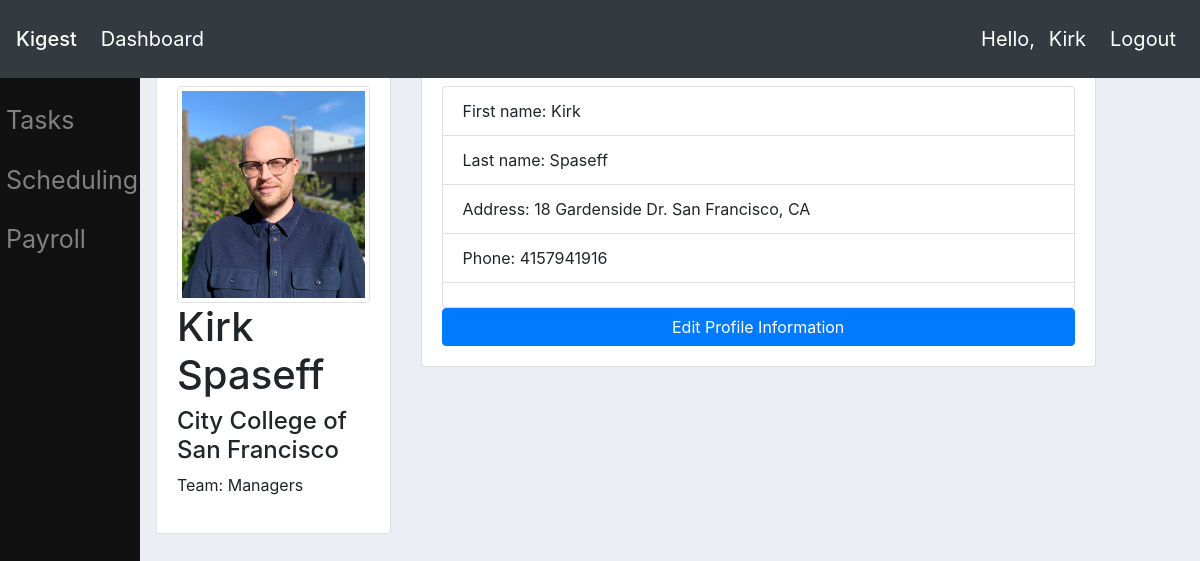
Screenshot of /profile/kirk/ (signed in) with the database file from the repository.
### userprofile/models.py (models this page shows, shortened)
class Employee(models.Model):
    user = models.OneToOneField(User, on_delete=models.CASCADE)
    first_name = models.CharField(max_length=15, default='')
    last_name = models.CharField(max_length=20, default='')
    date_of_birth = models.DateField(null=True, blank=True)
    is_active = models.BooleanField(default=False)
    profile_picture = models.ImageField(default="default.png")
    street = models.CharField(max_length=200, null=True, blank=True, verbose_name='Street Address')
    city = models.CharField(max_length=75, null=True, blank=True, verbose_name='City')
    state = models.CharField(max_length=2, null=True, blank=True, verbose_name='State')
    phone = models.CharField(max_length=20, null=True, blank=True, verbose_name='Telephone Number')
    postal_code = models.CharField(max_length=5, null=True, blank=True, verbose_name='Postal Code')

### userprofile/views.py (the view, shortened to what this page needs)
# urls.py: path('<str:username>/', views.user_profile, name='profile'),
@login_required(login_url='/profile/login/')
def user_profile(request, username):
    employee = Employee.objects.get(user=request.user)
    form = EmployeeProfileForm(instance=employee)
    group = Group.objects.get(user=request.user)
    context = {'form': form,
    'error': '',
    'name': employee.first_name + " " + employee.last_name,
    'employee': employee,
    'group': group}
    if request.method=='GET':
        return render(request, 'userprofile/profile.html', context)

### userprofile/templates/userprofile/profile.html (shortened to what this page needs)
{% extends "website/main.html" %}
{% block content %}
<div class="row px-3 ">
	<div class="col-md-3">
		<div class="card card-body">
              <img src="{{ employee.profile_picture.url }}" alt="Profile Picture" class="img-thumbnail">
                <h1>{{name|capfirst}}</h1>
                <h4>City College of San Francisco</h4>
                <p class="title fst-italic">Team: {{group|capfirst}}</hp>
        </div>
    </div>
<div class="col-md-8">
	<div class="card card-body">
        <ul class="list-group">
            <li class="list-group-item">First name: {{employee.first_name }}</li>
            <li class="list-group-item">Last name: {{employee.last_name}}</li>
            <li class="list-group-item">Address: {{employee.street}} {{employee.city}}, {{employee.state}}</li>
            <li class="list-group-item">Phone: {{employee.phone}}</li>
            <li class="list-group-item"></li>
        </ul>
        <a class="btn btn-primary" href="{% url 'profile:editprofile' request.user.username %}" name="Edit Profile Information">Edit Profile Information</a>
    </div>
</div>
</div>
{% endblock %}

### website/templates/website/navbar.html (shortened to what this page needs)
<nav class="navbar fixed-top navbar-expand-lg navbar-dark bg-dark">
  <a class="navbar-brand mb-0 h1" href="{% url 'homepage' %}">Kigest</a>
  <div class="collapse navbar-collapse" id="navbarNav">
    <ul class="navbar-nav">
      <li class="nav-item active">
        <a class="nav-link" href="{% url 'homepage' %}">Dashboard</a>
        </li>
    </ul>
  </div>
    {% if user.is_authenticated %}<span class="navbar-text px-2 text-white"> Hello, <a class="navbar-text px-2 text-white" href="{% url 'profile:profile' request.user.username %}">{{request.user|capfirst}}</a></span>
    <span><a class="navbar-text px-2 text-white" href="{% url 'profile:logout' %}">Logout</a></span>{% endif %}
</nav>

### website/templates/website/main.html (style rules this page uses)
body { padding-top: 65px; padding-left: 140px; background-color: #ebeff5; }

### website/templates/website/navbar.html (style rules this page uses)
a.navbar-brand { font-size: 20px; }
ul.navbar-nav { font-size: 20px; }
span { font-size: 20px; }

### rows the page displays
Employee: profile_picture (picture), first_name "Kirk", last_name "Spaseff", street "18 Gardenside Dr.", city "San Francisco", state "CA", phone "4157941916"

### other values shown
{{ request.user|capfirst }} "Kirk"
{{ name|capfirst }} "Kirk Spaseff"
{{ group|capfirst }} "Managers"
